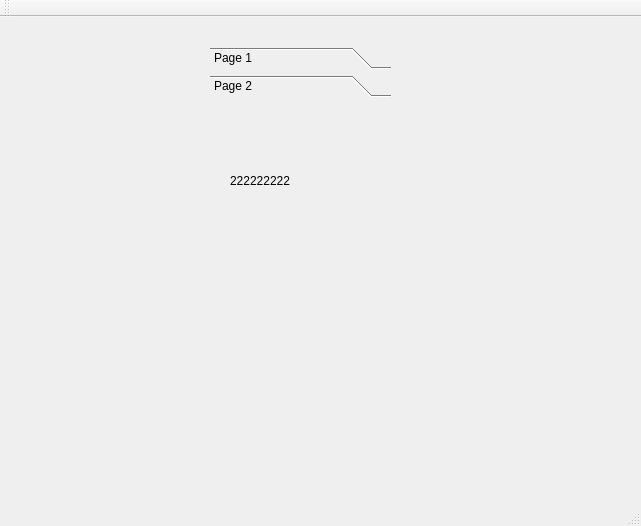
<?xml version="1.0" encoding="UTF-8"?>
<ui version="4.0">
 <class>MainWindow</class>
 <widget class="QMainWindow" name="MainWindow">
  <property name="geometry">
   <rect>
    <x>0</x>
    <y>0</y>
    <width>641</width>
    <height>526</height>
   </rect>
  </property>
  <property name="windowTitle">
   <string>MainWindow</string>
  </property>
  <widget class="QWidget" name="centralWidget">
   <widget class="QToolBox" name="toolBox">
    <property name="geometry">
     <rect>
      <x>210</x>
      <y>30</y>
      <width>181</width>
      <height>351</height>
     </rect>
    </property>
    <property name="currentIndex">
     <number>1</number>
    </property>
    <widget class="QWidget" name="page">
     <property name="geometry">
      <rect>
       <x>0</x>
       <y>0</y>
       <width>181</width>
       <height>291</height>
      </rect>
     </property>
     <attribute name="label">
      <string>Page 1</string>
     </attribute>
     <widget class="QLabel" name="label">
      <property name="geometry">
       <rect>
        <x>50</x>
        <y>100</y>
        <width>72</width>
        <height>15</height>
       </rect>
      </property>
      <property name="text">
       <string>111111</string>
      </property>
     </widget>
    </widget>
    <widget class="QWidget" name="page_2">
     <property name="geometry">
      <rect>
       <x>0</x>
       <y>0</y>
       <width>181</width>
       <height>291</height>
      </rect>
     </property>
     <attribute name="label">
      <string>Page 2</string>
     </attribute>
     <widget class="QLabel" name="label_2">
      <property name="geometry">
       <rect>
        <x>20</x>
        <y>70</y>
        <width>72</width>
        <height>15</height>
       </rect>
      </property>
      <property name="text">
       <string>222222222</string>
      </property>
     </widget>
    </widget>
   </widget>
  </widget>
  <widget class="QMenuBar" name="menuBar">
   <property name="geometry">
    <rect>
     <x>0</x>
     <y>0</y>
     <width>641</width>
     <height>26</height>
    </rect>
   </property>
  </widget>
  <widget class="QToolBar" name="mainToolBar">
   <attribute name="toolBarArea">
    <enum>TopToolBarArea</enum>
   </attribute>
   <attribute name="toolBarBreak">
    <bool>false</bool>
   </attribute>
  </widget>
  <widget class="QStatusBar" name="statusBar"/>
 </widget>
 <layoutdefault spacing="6" margin="11"/>
 <resources/>
 <connections/>
</ui>
